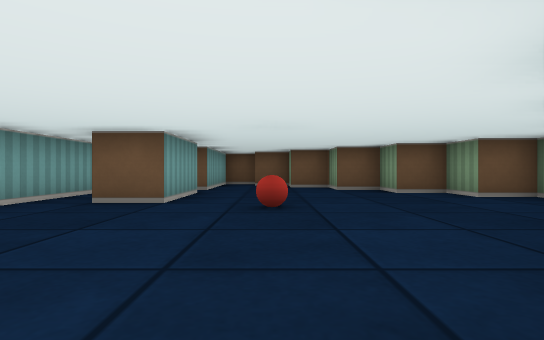
[1] (above)

16 first-person views from a walk through a cub3D ray-caster map. The camera is about half as high as the walls, looks level and sees 80° across. The floor is counted in squares. Each view is taken from the middle of a square. On the plan, view 1 faces up. The plan holds only what a view shows up to about 9 squares ahead; the rest is blank.

[2]
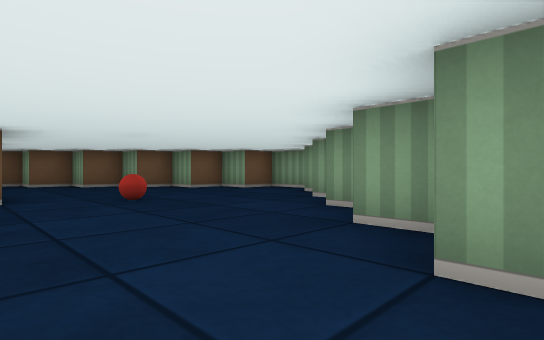

[3]
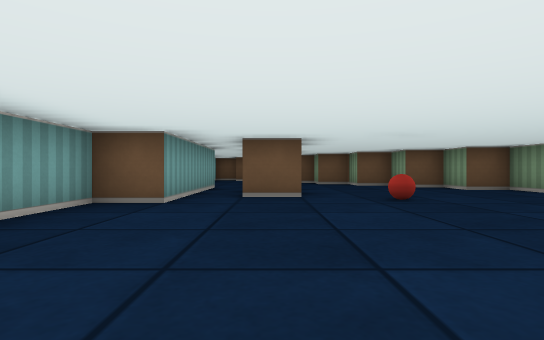

[4]
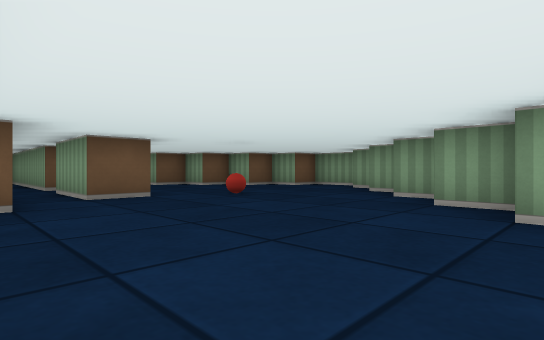

[5]
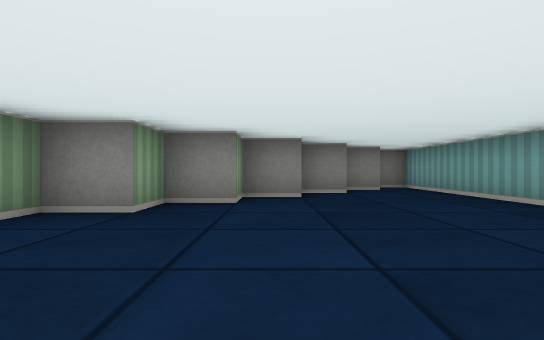

[6]
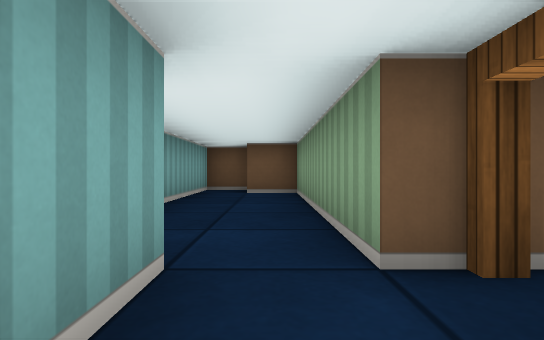

[7]
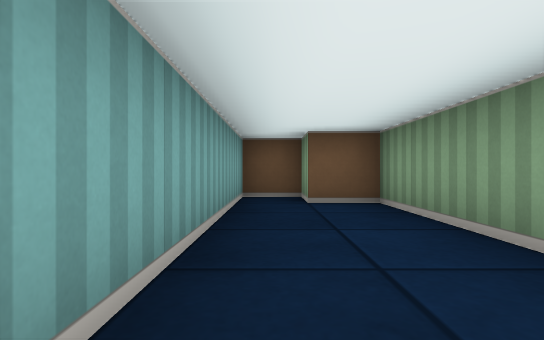

[8]
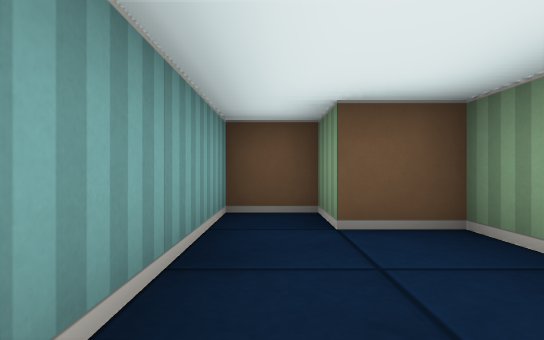

[9]
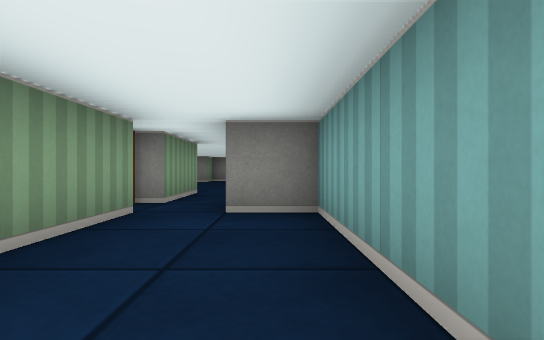

[10]
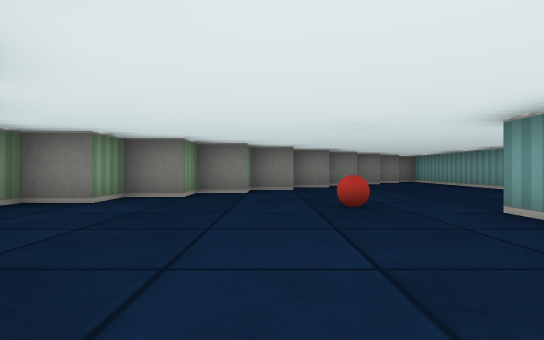

[11]
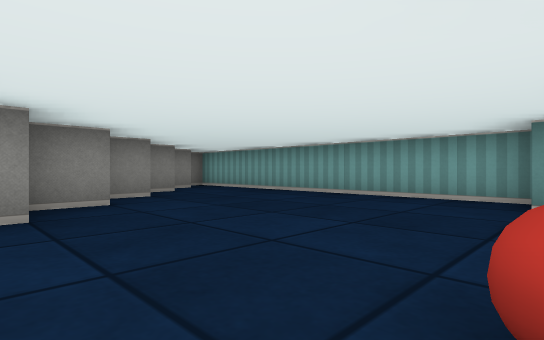

[12]
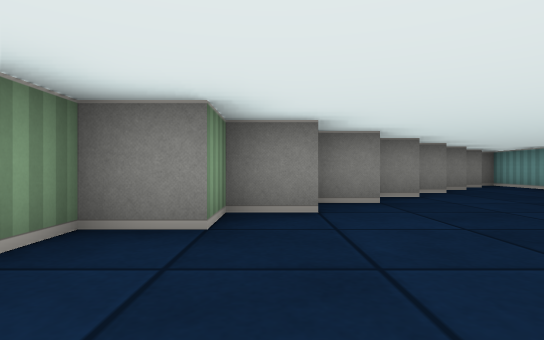

[13]
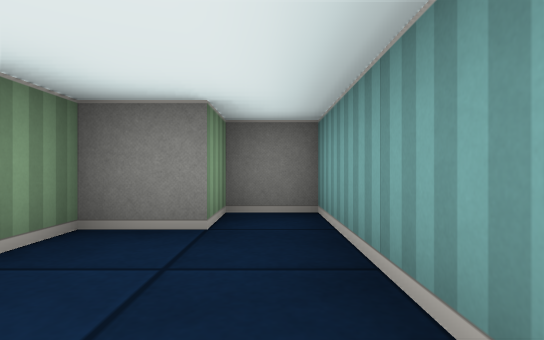

[14]
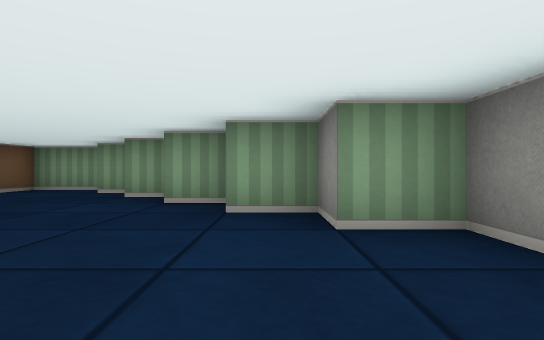

[15]
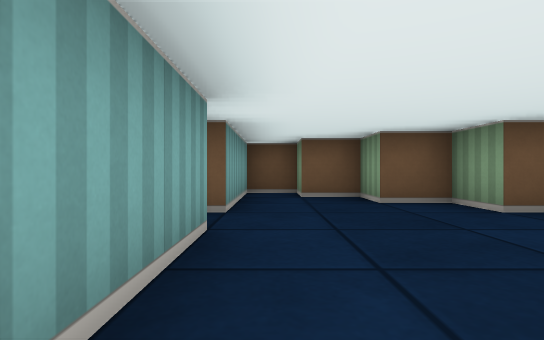

[16]
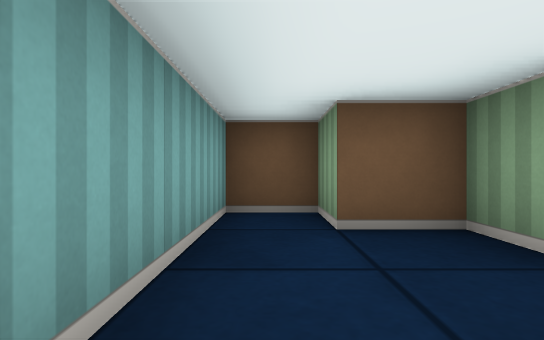

### Floor plan
Points are (right, up) in squares from view 1. A wall is a line through its corners. A room is listed if a view was taken in it or the views show most of it. See-through windows are left out.
Room 1 (views 1, 2, 3, 4, 5, 6, 10, 11, 12, 13, 14, 15, 16)
walls: (-1.5, 6.5) (-1.5, 4.5) (-2.5, 4.5) (-2.5, 6.5); (-1.6, -1.5) (-0.5, -1.5) (-0.5, -0.5) (0.5, -0.5) (0.5, 0.5) (1.5, 0.5) (1.5, 1.5) (2.5, 1.5) (2.5, 2.5) (3.5, 2.5) (3.5, 3.5) (4.5, 3.5) (4.5, 5.5) (3.5, 5.5) (3.5, 6.5) (2.5, 6.5) (2.5, 7.5) (1.5, 7.5) (1.5, 8.5) (0.5, 8.5) (0.5, 9.5) (-0.5, 9.5) (-0.5, 10.5) (-1.5, 10.5) (-1.5, 7.5); (-3.5, 7.5) (-3.5, 3.5) (-4.5, 3.5) (-4.5, -4.5) (-3.5, -4.5) (-3.5, -3.5) (-2.5, -3.5) (-2.5, -2.8); (-2.6, -2.5) (-1.5, -2.5)
ways out: opening at (-3, 8) to room 2; open door at (-2, 7)
objects: ball (0, 4)
Room 2 (views 7, 8, 9)
walls: (-2.5, 7.5) (-2.5, 12.5) (-3.5, 12.5) (-3.5, 13.5) (-4.5, 13.5) (-4.5, 7.5) (-3.5, 7.5)
ways out: opening at (-3, 8) to room 1

Where each view was taken, in squares from view 1:
view 1: 0 up, 0 right, facing up
view 2: 1 down, 2 left, facing up-right
view 3: 1 down, 2 left, facing up
view 4: 1 down, 4 left, facing up-right
view 5: 4 up, 1 left, facing down
view 6: 6 up, 3 left, facing up
view 7: 8 up, 4 left, facing up
view 8: 10 up, 4 left, facing up
view 9: 11 up, 4 left, facing down
view 10: 8 up, 1 right, facing down
view 11: 4 up, 1 right, facing down-left
view 12: 5 up, 2 right, facing down
view 13: 1 down, 4 left, facing down
view 14: 0 up, 3 left, facing right
view 15: 4 up, 1 left, facing up
view 16: 7 up, 1 left, facing up
